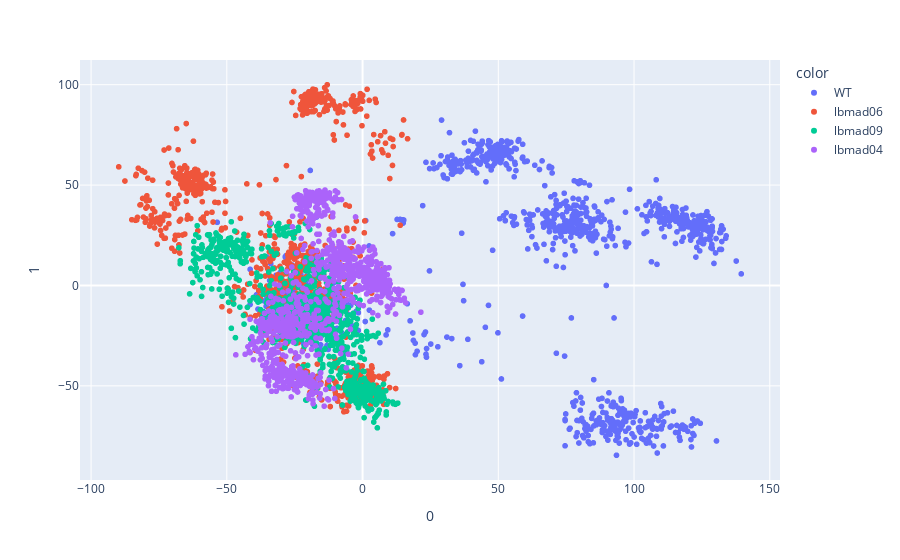

The notebook cell this image was saved under:
### Markdown cell above
# All simulations (apo + ligand simulations)

### Code cell
all_sim = df.iloc[:,1:3].to_numpy()

fig8 = px.scatter(all_sim, x=0, y=1, color = df['rep'])
fig8.show()
# fig8.write_image("PCA.pdf")

### Figure 1 — Plotly figure (JSON) as saved in the notebook; plotly's stock layout.template omitted (floating-point values rounded to 4 significant figures; data arrays with more than 128 entries replaced by an {"elided": "..."} marker saying what was removed)
{"data": [{"hovertemplate": "color=WT<br>0=%{x}<br>1=%{y}<extra></extra>", "legendgroup": "WT", "marker": {"color": "#636efa", "symbol": "circle"}, "mode": "markers", "name": "WT", "showlegend": true, "type": "scattergl", "x": {"elided": "1007 float values"}, "xaxis": "x", "y": {"elided": "1007 float values"}, "yaxis": "y"}, {"hovertemplate": "color=lbmad06<br>0=%{x}<br>1=%{y}<extra></extra>", "legendgroup": "lbmad06", "marker": {"color": "#EF553B", "symbol": "circle"}, "mode": "markers", "name": "lbmad06", "showlegend": true, "type": "scattergl", "x": {"elided": "1007 float values"}, "xaxis": "x", "y": {"elided": "1007 float values"}, "yaxis": "y"}, {"hovertemplate": "color=lbmad09<br>0=%{x}<br>1=%{y}<extra></extra>", "legendgroup": "lbmad09", "marker": {"color": "#00cc96", "symbol": "circle"}, "mode": "markers", "name": "lbmad09", "showlegend": true, "type": "scattergl", "x": {"elided": "1006 float values"}, "xaxis": "x", "y": {"elided": "1006 float values"}, "yaxis": "y"}, {"hovertemplate": "color=lbmad04<br>0=%{x}<br>1=%{y}<extra></extra>", "legendgroup": "lbmad04", "marker": {"color": "#ab63fa", "symbol": "circle"}, "mode": "markers", "name": "lbmad04", "showlegend": true, "type": "scattergl", "x": {"elided": "1010 float values"}, "xaxis": "x", "y": {"elided": "1010 float values"}, "yaxis": "y"}], "layout": {"legend": {"title": {"text": "color"}, "tracegroupgap": 0}, "margin": {"t": 60}, "xaxis": {"anchor": "y", "domain": [0, 1], "title": {"text": "0"}}, "yaxis": {"anchor": "x", "domain": [0, 1], "title": {"text": "1"}}}}
